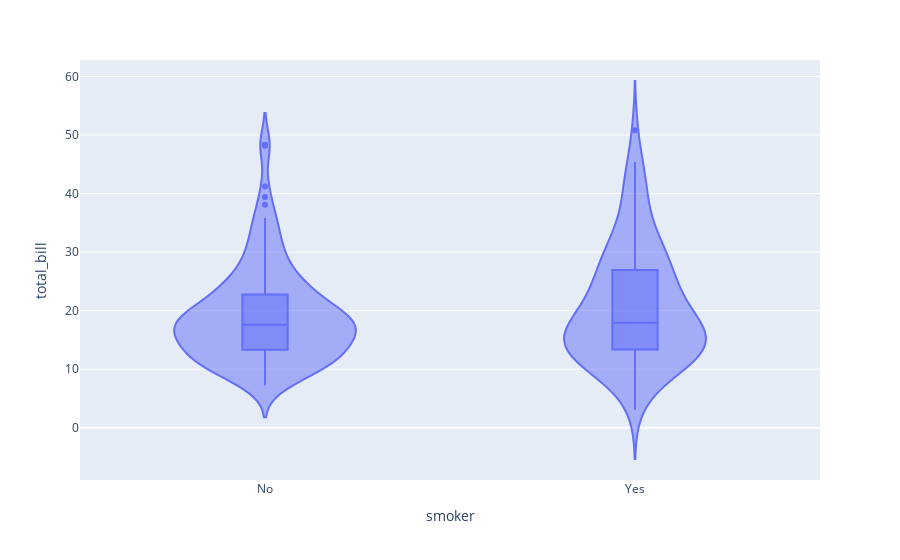

The notebook cell this image was saved under:
### Markdown cell above
# Violin Plot

Generar un box plot donde el eje x es "smoker" y el eje y es "total_bill"

### Code cell
fig = px.violin(df, x="smoker", y="total_bill", box = True)
fig.show()

### Figure 1 — Plotly figure (JSON) as saved in the notebook; plotly's stock layout.template omitted (floating-point values rounded to 4 significant figures; data arrays with more than 128 entries replaced by an {"elided": "..."} marker saying what was removed)
{"data": [{"alignmentgroup": "True", "box": {"visible": true}, "hovertemplate": "smoker=%{x}<br>total_bill=%{y}<extra></extra>", "legendgroup": "", "marker": {"color": "#636efa"}, "name": "", "offsetgroup": "", "orientation": "v", "scalegroup": "True", "showlegend": false, "type": "violin", "x": {"elided": "244 str values"}, "x0": " ", "xaxis": "x", "y": {"elided": "244 float values"}, "y0": " ", "yaxis": "y"}], "layout": {"autosize": true, "legend": {"tracegroupgap": 0}, "margin": {"t": 60}, "violinmode": "group", "xaxis": {"anchor": "y", "autorange": true, "domain": [0, 1], "range": [-0.5, 1.5], "title": {"text": "smoker"}, "type": "category"}, "yaxis": {"anchor": "x", "autorange": true, "domain": [0, 1], "range": [-8.928, 62.81], "title": {"text": "total_bill"}, "type": "linear"}}}
